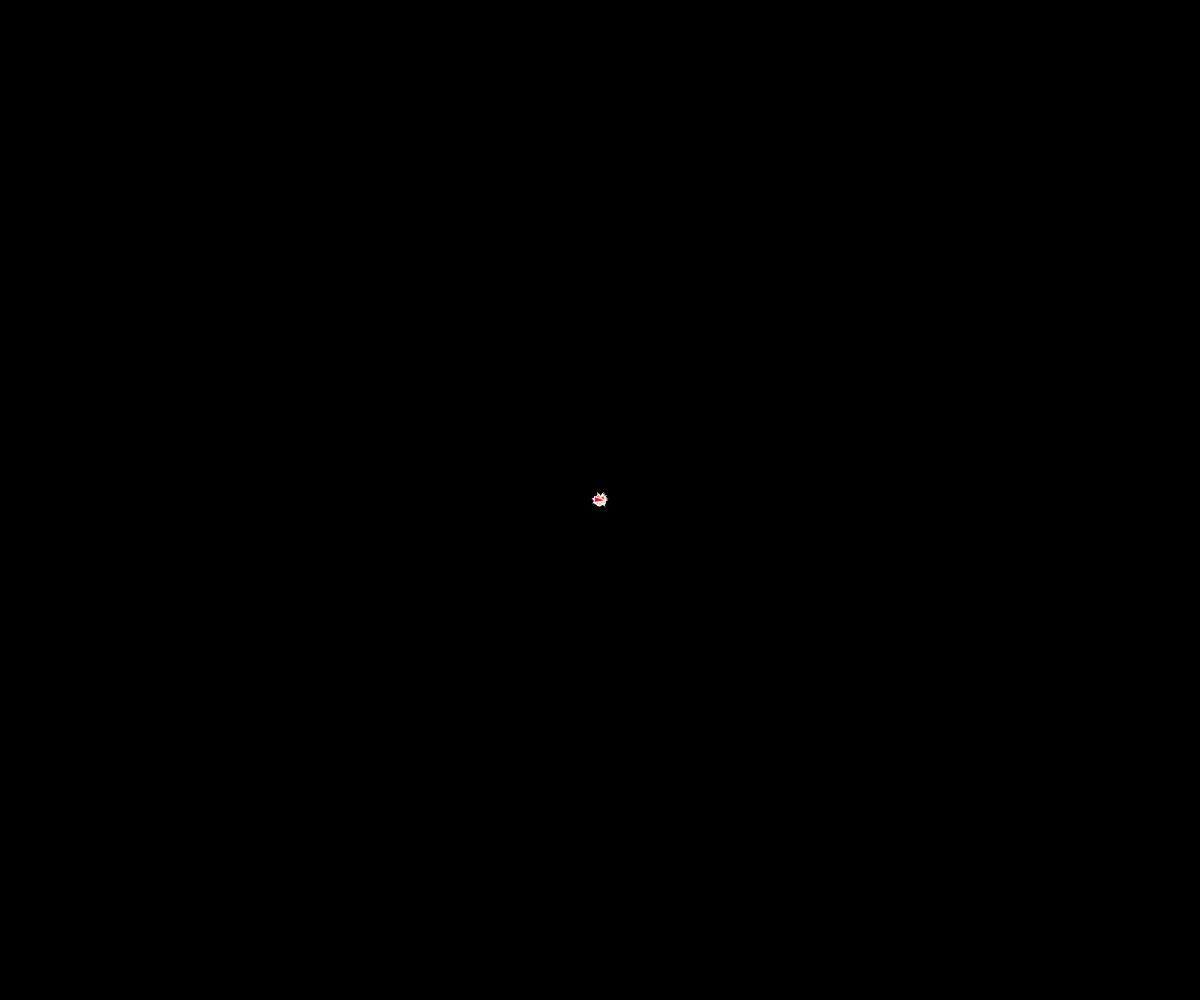
Frame 1 (no input)
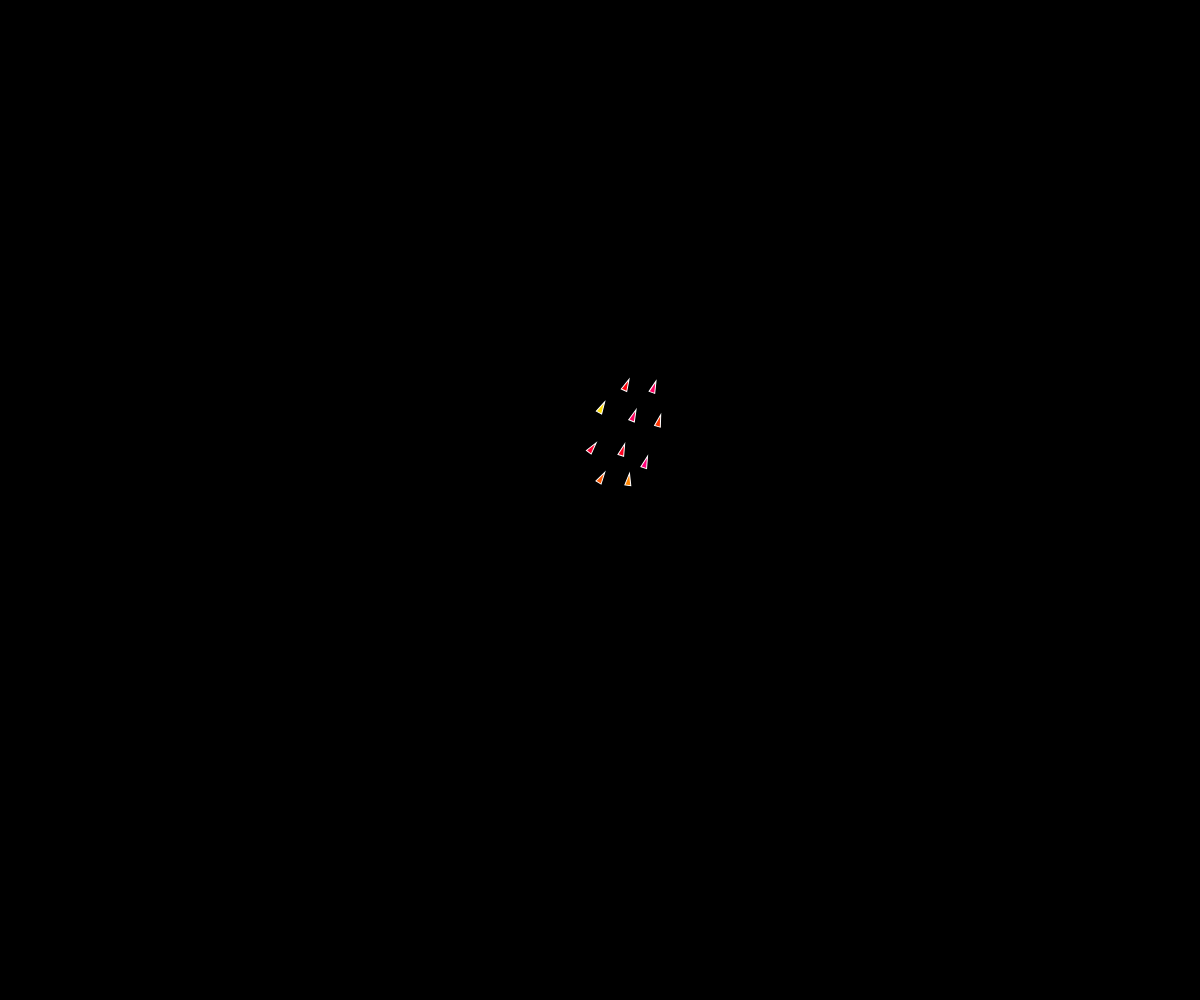
Frame 60 (no input)
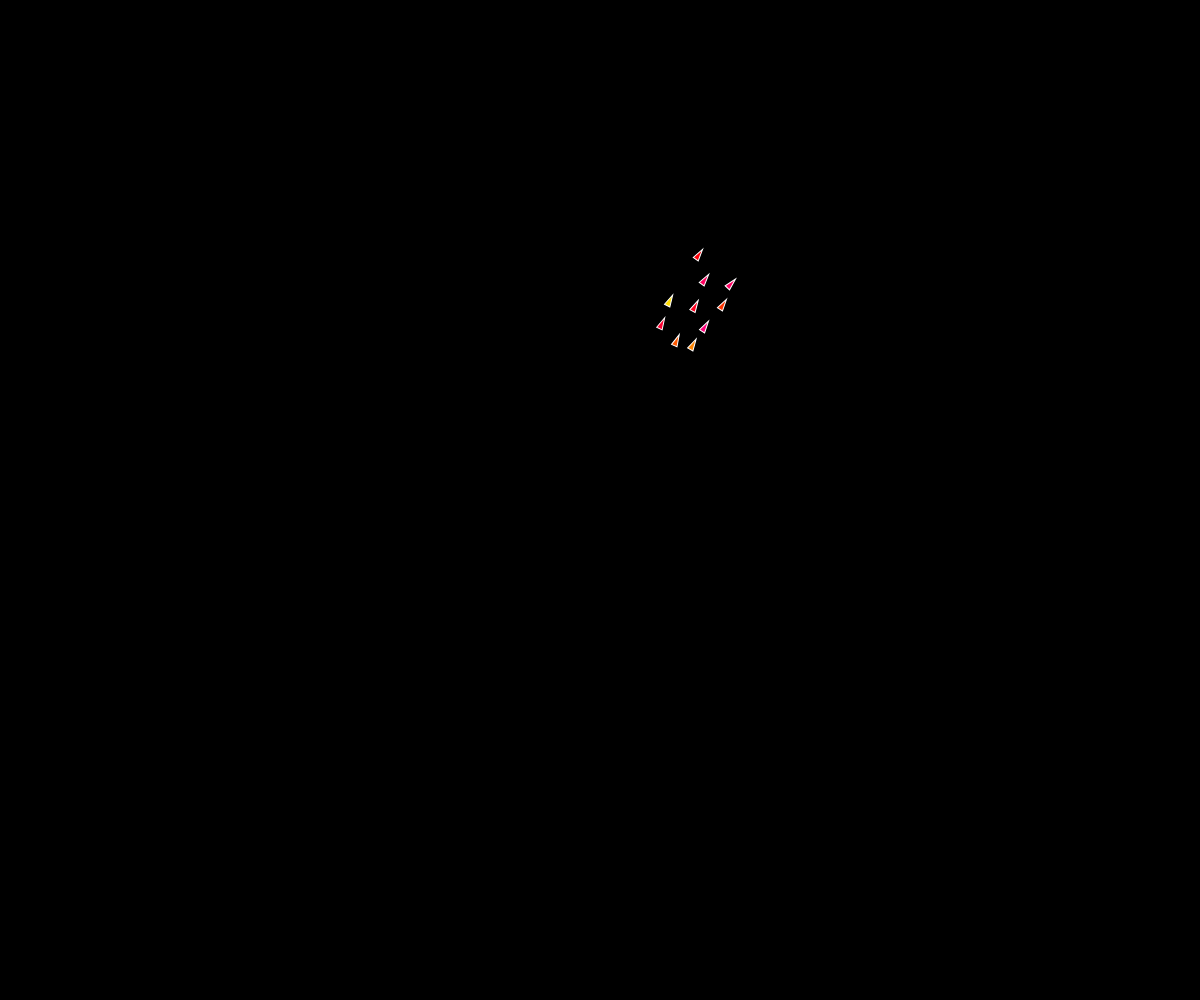
Frame 120 (the mouse pressed at the canvas centre since frame 60)

The p5.js sketch that drew these frames (run headless with seeded random() and noise() and a simulated clock; from frame 60 on, the mouse is pressed at the canvas centre):

// p5.js sketch
// ── sketch.js
let flock;

function setup() {
  let canvas = createCanvas(windowWidth, windowHeight);
  canvas.style('display', 'block');

  flock = new Flock();

  // Add an initial set of boids into the system
  for (let i = 0; i < 10; i++) {
    let b = new Boid(width / 2, height / 2);
    flock.addBoid(b);
  }

  describe(
    'gratitude! starts off small at the initial meetup, ends up infinite as you make more and more memories with your loved ones and in life!'
  );
}

function draw() {
  background(0);
  flock.run();
}

// On mouse drag, add a new boid to the flock
function mouseDragged() {
  flock.addBoid(new Boid(mouseX, mouseY));
}

// Flock class to manage the array of all the boids
class Flock {
  constructor() {
    // Initialize the array of boids
    this.boids = [];
  }

  run() {
    for (let boid of this.boids) {
      // Pass the entire list of boids to each boid individually
      boid.run(this.boids);
    }
  }

  addBoid(b) {
    this.boids.push(b);
  }
}

class Boid {
  constructor(x, y) {
    this.acceleration = createVector(0, 0);
    this.velocity = createVector(random(-1, 1), random(-1, 1));
    this.position = createVector(x, y);
    this.size = 3.0;

    // Maximum speed
    this.maxSpeed = 3;

    // Maximum steering force
    this.maxForce = 0.05;
    colorMode(HSB, 255);
    let warmHue;

    if (random() < 0.5) {
      // Red to orange range (0 to ~50)
      warmHue = random(0, 50);
    } else {
      // Pink range (wraps around, near max hue)
      warmHue = random(230, 255);
    }

    this.color = color(warmHue, 255, 255);
  }

  run(boids) {
    this.flock(boids);
    this.update();
    this.borders();
    this.render();
  }

  applyForce(force) {
    // We could add mass here if we want: A = F / M
    this.acceleration.add(force);
  }

  // We accumulate a new acceleration each time based on three rules
  flock(boids) {
    let separation = this.separate(boids);
    let alignment = this.align(boids);
    let cohesion = this.cohesion(boids);

    // Arbitrarily weight these forces
    separation.mult(1.5);
    alignment.mult(1.0);
    cohesion.mult(1.0);

    // Add the force vectors to acceleration
    this.applyForce(separation);
    this.applyForce(alignment);
    this.applyForce(cohesion);
  }

  // Method to update location
  update() {
    // Update velocity
    this.velocity.add(this.acceleration);

    // Limit speed
    this.velocity.limit(this.maxSpeed);
    this.position.add(this.velocity);

    // Reset acceleration to 0 each cycle
    this.acceleration.mult(0);
  }

  // A method that calculates and applies a steering force towards a target
  // STEER = DESIRED MINUS VELOCITY
  seek(target) {
    // A vector pointing from the location to the target
    let desired = p5.Vector.sub(target, this.position);

    // Normalize desired and scale to maximum speed
    desired.normalize();
    desired.mult(this.maxSpeed);

    // Steering = Desired minus Velocity
    let steer = p5.Vector.sub(desired, this.velocity);

    // Limit to maximum steering force
    steer.limit(this.maxForce);
    return steer;
  }

  render() {
    // Draw a triangle rotated in the direction of velocity
    let theta = this.velocity.heading() + radians(90);
    fill(this.color);
    stroke(255);
    push();
    translate(this.position.x, this.position.y);
    rotate(theta);
    beginShape();
    vertex(0, -this.size * 2);
    vertex(-this.size, this.size * 2);
    vertex(this.size, this.size * 2);
    endShape(CLOSE);
    pop();
  }

  // Wraparound
  borders() {
    if (this.position.x < -this.size) {
      this.position.x = width + this.size;
    }

    if (this.position.y < -this.size) {
      this.position.y = height + this.size;
    }

    if (this.position.x > width + this.size) {
      this.position.x = -this.size;
    }

    if (this.position.y > height + this.size) {
      this.position.y = -this.size;
    }
  }

  // Separation
  // Method checks for nearby boids and steers away
  separate(boids) {
    let desiredSeparation = 25.0;
    let steer = createVector(0, 0);
    let count = 0;

    // For every boid in the system, check if it's too close
    for (let boid of boids) {
      let distanceToNeighbor = p5.Vector.dist(this.position, boid.position);

      // If the distance is greater than 0 and less than an arbitrary amount (0 when you are yourself)
      if (distanceToNeighbor > 0 && distanceToNeighbor < desiredSeparation) {
        // Calculate vector pointing away from neighbor
        let diff = p5.Vector.sub(this.position, boid.position);
        diff.normalize();

        // Scale by distance
        diff.div(distanceToNeighbor);
        steer.add(diff);

        // Keep track of how many
        count++;
      }
    }

    // Average -- divide by how many
    if (count > 0) {
      steer.div(count);
    }

    // As long as the vector is greater than 0
    if (steer.mag() > 0) {
      // Implement Reynolds: Steering = Desired - Velocity
      steer.normalize();
      steer.mult(this.maxSpeed);
      steer.sub(this.velocity);
      steer.limit(this.maxForce);
    }
    return steer;
  }

  // Alignment
  // For every nearby boid in the system, calculate the average velocity
  align(boids) {
    let neighborDistance = 50;
    let sum = createVector(0, 0);
    let count = 0;
    for (let i = 0; i < boids.length; i++) {
      let d = p5.Vector.dist(this.position, boids[i].position);
      if (d > 0 && d < neighborDistance) {
        sum.add(boids[i].velocity);
        count++;
      }
    }
    if (count > 0) {
      sum.div(count);
      sum.normalize();
      sum.mult(this.maxSpeed);
      let steer = p5.Vector.sub(sum, this.velocity);
      steer.limit(this.maxForce);
      return steer;
    } else {
      return createVector(0, 0);
    }
  }

  // Cohesion
  // For the average location (i.e., center) of all nearby boids, calculate steering vector towards that location
  cohesion(boids) {
    let neighborDistance = 50;
    let sum = createVector(0, 0); // Start with empty vector to accumulate all locations
    let count = 0;
    for (let i = 0; i < boids.length; i++) {
      let d = p5.Vector.dist(this.position, boids[i].position);
      if (d > 0 && d < neighborDistance) {
        sum.add(boids[i].position); // Add location
        count++;
      }
    }
    if (count > 0) {
      sum.div(count);
      return this.seek(sum); // Steer towards the location
    } else {
      return createVector(0, 0);
    }
  }
} // class Boid
